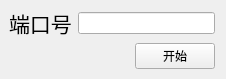
<?xml version="1.0" encoding="UTF-8"?>
<ui version="4.0">
 <class>Form</class>
 <widget class="QWidget" name="Form">
  <property name="geometry">
   <rect>
    <x>0</x>
    <y>0</y>
    <width>226</width>
    <height>79</height>
   </rect>
  </property>
  <property name="windowTitle">
   <string>PortForward</string>
  </property>
  <property name="windowIcon">
   <iconset>
    <normaloff>icon.png</normaloff>icon.png</iconset>
  </property>
  <property name="layoutDirection">
   <enum>Qt::LeftToRight</enum>
  </property>
  <widget class="QWidget" name="layoutWidget">
   <property name="geometry">
    <rect>
     <x>9</x>
     <y>9</y>
     <width>206</width>
     <height>60</height>
    </rect>
   </property>
   <layout class="QVBoxLayout" name="verticalLayout">
    <item>
     <layout class="QHBoxLayout" name="horizontalLayout">
      <item>
       <widget class="QLabel" name="label">
        <property name="font">
         <font>
          <family>3ds</family>
          <pointsize>16</pointsize>
         </font>
        </property>
        <property name="text">
         <string>端口号</string>
        </property>
       </widget>
      </item>
      <item>
       <widget class="QLineEdit" name="lineEdit">
        <property name="maxLength">
         <number>5</number>
        </property>
       </widget>
      </item>
     </layout>
    </item>
    <item>
     <layout class="QHBoxLayout" name="horizontalLayout_2">
      <item>
       <spacer name="horizontalSpacer">
        <property name="orientation">
         <enum>Qt::Horizontal</enum>
        </property>
        <property name="sizeHint" stdset="0">
         <size>
          <width>40</width>
          <height>20</height>
         </size>
        </property>
       </spacer>
      </item>
      <item>
       <widget class="QPushButton" name="pushButton">
        <property name="enabled">
         <bool>true</bool>
        </property>
        <property name="text">
         <string>开始</string>
        </property>
       </widget>
      </item>
     </layout>
    </item>
   </layout>
  </widget>
 </widget>
 <resources/>
 <connections>
  <connection>
   <sender>pushButton</sender>
   <signal>clicked()</signal>
   <receiver>lineEdit</receiver>
   <slot>selectAll()</slot>
   <hints>
    <hint type="sourcelabel">
     <x>175</x>
     <y>55</y>
    </hint>
    <hint type="destinationlabel">
     <x>146</x>
     <y>22</y>
    </hint>
   </hints>
  </connection>
 </connections>
</ui>
